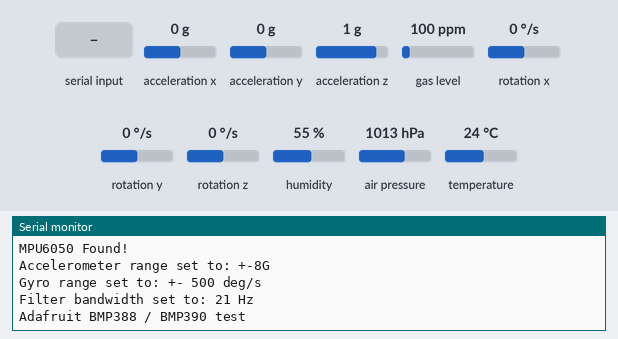
A sketch run on a simulated ESP32. On the bench: the last lines printed to the serial monitor. Inputs (shaded band) come from the test bench; at power-on: acceleration x 0 g, acceleration y 0 g, acceleration z 1 g, gas level 100 ppm, rotation x 0 °/s, rotation y 0 °/s, rotation z 0 °/s, humidity 55 %, air pressure 1013 hPa, temperature 24 °C.

Above: at 1.3 s.
1.4 s: "$\n" received over the second serial link
At 3.0 s:
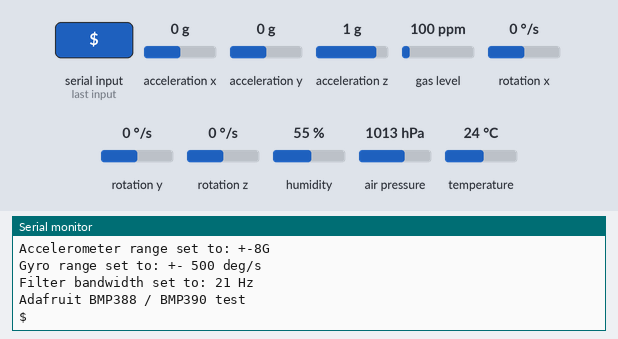
4.5 s: "1\n" received over the second serial link
At 6.6 s:
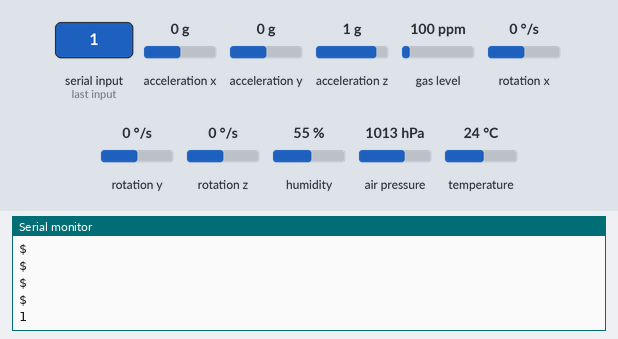

Measured:
- after the input at 1.4 s, the serial monitor: prints a new line after 1.0 s (image 1)
- after the input at 4.5 s, the serial monitor: prints a new line after 1.6 s (image 2)

The sketch:

_beta_gypusFC.ino
```cpp
#include <Adafruit_MPU6050.h>
#include <Adafruit_Sensor.h>
#include <Wire.h>
#include "Adafruit_BMP3XX.h"
#define gpsSerial Serial1

#define GPSTAG1 "$GNRMC"
#define GPSTAG2 "$GNGGA"
#define GPSTAG3 "$GNGLL"

#define RX 2
#define TX 4

#define RXD2 16
#define TXD2 17

Adafruit_MPU6050 mpu;

#define SEALEVELPRESSURE_HPA (1013.25)
Adafruit_BMP3XX bmp;

String stringStart = "[";
String stringEnd = "]";
String stringComma = ",";
String _lat;
String _lon;
String _data = "";

void setup(void) {
  Serial.begin(115200);
  while (!Serial)
    delay(10); // will pause Zero, Leonardo, etc until serial console opens
  Serial2.begin(115200, SERIAL_8N1, RXD2, TXD2);
  gpsSerial.begin(115200, SERIAL_8N1, RX, TX);
  Serial.println("Adafruit MPU6050 test!");

  // Try to initialize!
  if (!mpu.begin()) {
    Serial.println("Failed to find MPU6050 chip");
    while (1) {
      delay(10);
    }
  }
  Serial.println("MPU6050 Found!");

  mpu.setAccelerometerRange(MPU6050_RANGE_8_G);
  Serial.print("Accelerometer range set to: ");
  switch (mpu.getAccelerometerRange()) {
    case MPU6050_RANGE_2_G:
      Serial.println("+-2G");
      break;
    case MPU6050_RANGE_4_G:
      Serial.println("+-4G");
      break;
    case MPU6050_RANGE_8_G:
      Serial.println("+-8G");
      break;
    case MPU6050_RANGE_16_G:
      Serial.println("+-16G");
      break;
  }
  mpu.setGyroRange(MPU6050_RANGE_500_DEG);
  Serial.print("Gyro range set to: ");
  switch (mpu.getGyroRange()) {
    case MPU6050_RANGE_250_DEG:
      Serial.println("+- 250 deg/s");
      break;
    case MPU6050_RANGE_500_DEG:
      Serial.println("+- 500 deg/s");
      break;
    case MPU6050_RANGE_1000_DEG:
      Serial.println("+- 1000 deg/s");
      break;
    case MPU6050_RANGE_2000_DEG:
      Serial.println("+- 2000 deg/s");
      break;
  }

  mpu.setFilterBandwidth(MPU6050_BAND_21_HZ);
  Serial.print("Filter bandwidth set to: ");
  switch (mpu.getFilterBandwidth()) {
    case MPU6050_BAND_260_HZ:
      Serial.println("260 Hz");
      break;
    case MPU6050_BAND_184_HZ:
      Serial.println("184 Hz");
      break;
    case MPU6050_BAND_94_HZ:
      Serial.println("94 Hz");
      break;
    case MPU6050_BAND_44_HZ:
      Serial.println("44 Hz");
      break;
    case MPU6050_BAND_21_HZ:
      Serial.println("21 Hz");
      break;
    case MPU6050_BAND_10_HZ:
      Serial.println("10 Hz");
      break;
    case MPU6050_BAND_5_HZ:
      Serial.println("5 Hz");
      break;
  }

  Serial.println("");
  delay(100);
  Serial.println("Adafruit BMP388 / BMP390 test");

  if (!bmp.begin_I2C(0x76)) {   // hardware I2C mode, can pass in address & alt Wire
    //if (! bmp.begin_SPI(BMP_CS)) {  // hardware SPI mode
    //if (! bmp.begin_SPI(BMP_CS, BMP_SCK, BMP_MISO, BMP_MOSI)) {  // software SPI mode
    Serial.println("Could not find a valid BMP3 sensor, check wiring!");
    while (1);
  }

  // Set up oversampling and filter initialization
  bmp.setTemperatureOversampling(BMP3_OVERSAMPLING_8X);
  bmp.setPressureOversampling(BMP3_OVERSAMPLING_4X);
  bmp.setIIRFilterCoeff(BMP3_IIR_FILTER_COEFF_3);
  bmp.setOutputDataRate(BMP3_ODR_50_HZ);

  delay(10);

}

void loop() {
  static String _lat = "00.00";
  static String _lon = "00.00";
  static String identifier;
  static String recivedGps;
  /* Take a new reading */
  mpu.read();

  /* Get new sensor events with the readings */
  sensors_event_t a, g, temp;
  mpu.getEvent(&a, &g, &temp);
  recivedGps = readGPS();           // read NMEA Sentences
  identifier = recivedGps.substring(0, 6);
  Serial.println(recivedGps);

  if (identifier == GPSTAG1){ // print only $GNRMC, $GNGGA and $GNGLL nmea sentences
   // Serial.println(recivedGps);
    if(recivedGps.length()>=60){
      _lat = recivedGps.substring(19,29);
      _lon = recivedGps.substring(32,43);
    }
  }
  if (! bmp.performReading()) {
    Serial.println("Failed to perform reading :(");
    return;
  }

  String _value = stringStart + _lat  + stringComma + _lon + stringComma + String(a.acceleration.x) + stringComma + String(a.acceleration.y) + stringComma + String(a.acceleration.z) + stringComma + String(g.gyro.x) + stringComma + String(g.gyro.y) + stringComma + String(g.gyro.z) + stringComma + String(bmp.temperature) + stringComma + String(bmp.pressure / 100.0) + stringComma + String(bmp.readAltitude(SEALEVELPRESSURE_HPA)) + stringEnd;
  Serial2.println(_value);
  delay(500);
}

String readGPS() {        // read raw data from serial
  static String _rawData;
  while (gpsSerial.available()) {
    //clearGPS();         //clear serial buffer and ignore garbage data
    _rawData = gpsSerial.readStringUntil('\r');     // read new data until a carriage return occurs "almost all nmea sentences had CR at end"
  }
  return correctNMEA(_rawData);                  //corrent data sometime multiple nmea identifier may occur in same line for example $GNGGA$GNRMC,XX,XX,, ignore first and extract latest
}
void clearGPS() {  //function to clear serial buffer
  while (gpsSerial.available()) {
    gpsSerial.readStringUntil('\n');
  }
  while (gpsSerial.available()) {
    gpsSerial.readStringUntil('\n');
  }
//  while (gpsSerial.available()) {
//    char c = (char)gpsSerial.read();
//    if (c == '\r') {
//      break;
//    }
//  }
}
String correctNMEA(String nmea) { // function to correct nmea sentences
  int len = nmea.length();
  static String validData;
  for ( int i = 0; i < len; i++) {
    if (nmea[i] == '$')
      validData = "";
    validData += nmea[i];     // new data will start form $, if multiple $ occurs only append from latest $
  }
  return validData;
}
```
